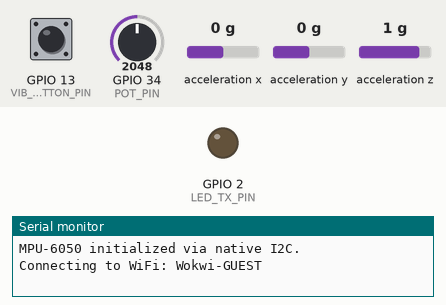
This sketch was run on a simulated ESP32. Parts: output pins drawn as LEDs (lit = HIGH), the last lines printed to the serial monitor. Wiring (from diagram.json): MPU-6050 motion sensor at I2C address 0x68. Dashed ring = blinking. The test bench sets the inputs (shaded band); at power-on: GPIO 34 (POT_PIN) = 2048, GPIO 13 (VIB_BUTTON_PIN) HIGH, acceleration x 0 g, acceleration y 0 g, acceleration z 1 g. WiFi joins after 1.5 s; servers stay silent unless stated; random numbers use the default seed unless the sketch sets one; no MQTT or app messages arrive unless stated.

Above: at 0.1 s.
At 2.8 s:
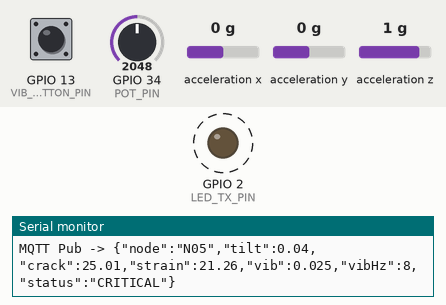
2.9 s: GPIO 34 (POT_PIN) set to 438
6.1 s: GPIO 34 (POT_PIN) set to 376
Timing chart, 0 to 15.3 s (numbered marks = the images above; inputs shaded):
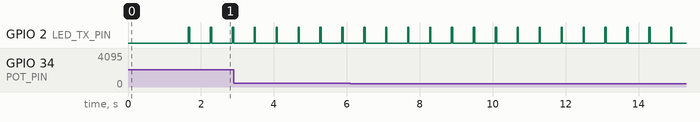

The sketch:

sketch.ino
```cpp
/**
 * SubsiGuard ESP32 Field Node Firmware (Instant-Compile Version)
 * Uses native Wire.h (No heavy Adafruit libraries = 2-second compile in Wokwi!)
 * Measures Ground Tilt (MPU-6050 I2C) & Crack Displacement (Potentiometer)
 * Publishes Live Telemetry to HiveMQ MQTT Cloud
 * Team MineNova6 - SIH 2026 Problem Statement 26025
 */

#include <WiFi.h>
#include <PubSubClient.h>
#include <Wire.h>

// Wokwi Simulated WiFi
const char* ssid = "Wokwi-GUEST";
const char* password = "";

// HiveMQ Public MQTT Broker
const char* mqtt_server = "broker.hivemq.com";
const int mqtt_port = 1883;
const char* mqtt_topic = "subsiguard/minenova6/telemetry";

// MPU-6050 I2C Address
const int MPU_ADDR = 0x68;

// Hardware Pins
#define POT_PIN 34        // Slide Potentiometer wiper (Crack Extensometer)
#define VIB_BUTTON_PIN 13 // Pushbutton (Simulates Dumper Vibration)
#define LED_TX_PIN 2      // Built-in Blue LED (Blinks on packet transmit)

WiFiClient espClient;
PubSubClient client(espClient);

unsigned long lastMsgTime = 0;
const int publishInterval = 600; // Telemetry interval in ms

void setupMPU6050() {
  Wire.begin(21, 22); // SDA = 21, SCL = 22
  Wire.beginTransmission(MPU_ADDR);
  Wire.write(0x6B);   // PWR_MGMT_1 register
  Wire.write(0);      // Wake up MPU-6050
  Wire.endTransmission(true);
  Serial.println("MPU-6050 initialized via native I2C.");
}

void setupWiFi() {
  Serial.print("Connecting to WiFi: ");
  Serial.println(ssid);
  WiFi.begin(ssid, password);
  while (WiFi.status() != WL_CONNECTED) {
    delay(200);
    Serial.print(".");
  }
  Serial.println("\nWiFi Connected! IP: ");
  Serial.println(WiFi.localIP());
}

void reconnectMQTT() {
  while (!client.connected()) {
    Serial.print("Attempting MQTT connection to HiveMQ...");
    String clientId = "ESP32SubsiGuard-" + String(random(0xffff), HEX);
    if (client.connect(clientId.c_str())) {
      Serial.println(" Connected!");
    } else {
      Serial.print(" Failed rc=");
      Serial.print(client.state());
      Serial.println(" Retrying in 2s...");
      delay(2000);
    }
  }
}

void setup() {
  Serial.begin(115200);
  pinMode(LED_TX_PIN, OUTPUT);
  pinMode(VIB_BUTTON_PIN, INPUT_PULLUP);

  setupMPU6050();
  setupWiFi();
  client.setServer(mqtt_server, mqtt_port);
}

void loop() {
  if (!client.connected()) {
    reconnectMQTT();
  }
  client.loop();

  unsigned long now = millis();
  if (now - lastMsgTime > publishInterval) {
    lastMsgTime = now;

    // 1. Read Raw Accelerometer from MPU-6050 registers (0x3B to 0x40)
    Wire.beginTransmission(MPU_ADDR);
    Wire.write(0x3B);
    Wire.endTransmission(false);
    Wire.requestFrom(MPU_ADDR, 6, true);

    int16_t rawX = (Wire.read() << 8) | Wire.read();
    int16_t rawY = (Wire.read() << 8) | Wire.read();
    int16_t rawZ = (Wire.read() << 8) | Wire.read();

    float ax = rawX / 16384.0;
    float ay = rawY / 16384.0;
    float az = rawZ / 16384.0;

    // Calculate ground tilt in degrees
    float tiltX = atan2(ay, sqrt(ax * ax + az * az)) * 180.0 / PI;
    float tiltY = atan2(-ax, az) * 180.0 / PI;
    tiltX = abs(tiltX);

    // Fallback if sensor not tilted
    if (isnan(tiltX) || tiltX < 0.01) tiltX = 0.04;

    // 2. Read Potentiometer for Crack Displacement (0 to 50 mm)
    int rawAdc = analogRead(POT_PIN);
    float crackMm = (rawAdc / 4095.0) * 50.0;
    float strainMmM = crackMm * 0.85;

    // 3. Read Vibration / Dumper Button (Active LOW)
    bool isVibrating = (digitalRead(VIB_BUTTON_PIN) == LOW);
    float vibG = isVibrating ? 0.65 : 0.025;
    int vibHz = isVibrating ? 85 : 8;

    // 4. Determine Statutory Severity (DGMS Threshold: 0.57 deg tilt)
    String status = "SAFE";
    if (tiltX > 0.57 || crackMm > 5.0) {
      status = "CRITICAL";
    } else if (tiltX > 0.25 || crackMm > 2.5) {
      status = "WARNING";
    }

    // 5. Construct JSON Payload
    String payload = "{";
    payload += "\"node\":\"N05\",";
    payload += "\"tilt\":" + String(tiltX, 2) + ",";
    payload += "\"crack\":" + String(crackMm, 2) + ",";
    payload += "\"strain\":" + String(strainMmM, 2) + ",";
    payload += "\"vib\":" + String(vibG, 3) + ",";
    payload += "\"vibHz\":" + String(vibHz) + ",";
    payload += "\"status\":\"" + status + "\"";
    payload += "}";

    // 6. Blink TX LED & Publish to MQTT
    digitalWrite(LED_TX_PIN, HIGH);
    client.publish(mqtt_topic, payload.c_str());
    Serial.println("MQTT Pub -> " + payload);
    delay(30);
    digitalWrite(LED_TX_PIN, LOW);
  }
}
```

Measured:
- by itself, GPIO 2 (LED_TX_PIN): alternates HIGH for 0.03 s and LOW for 0.57 s
